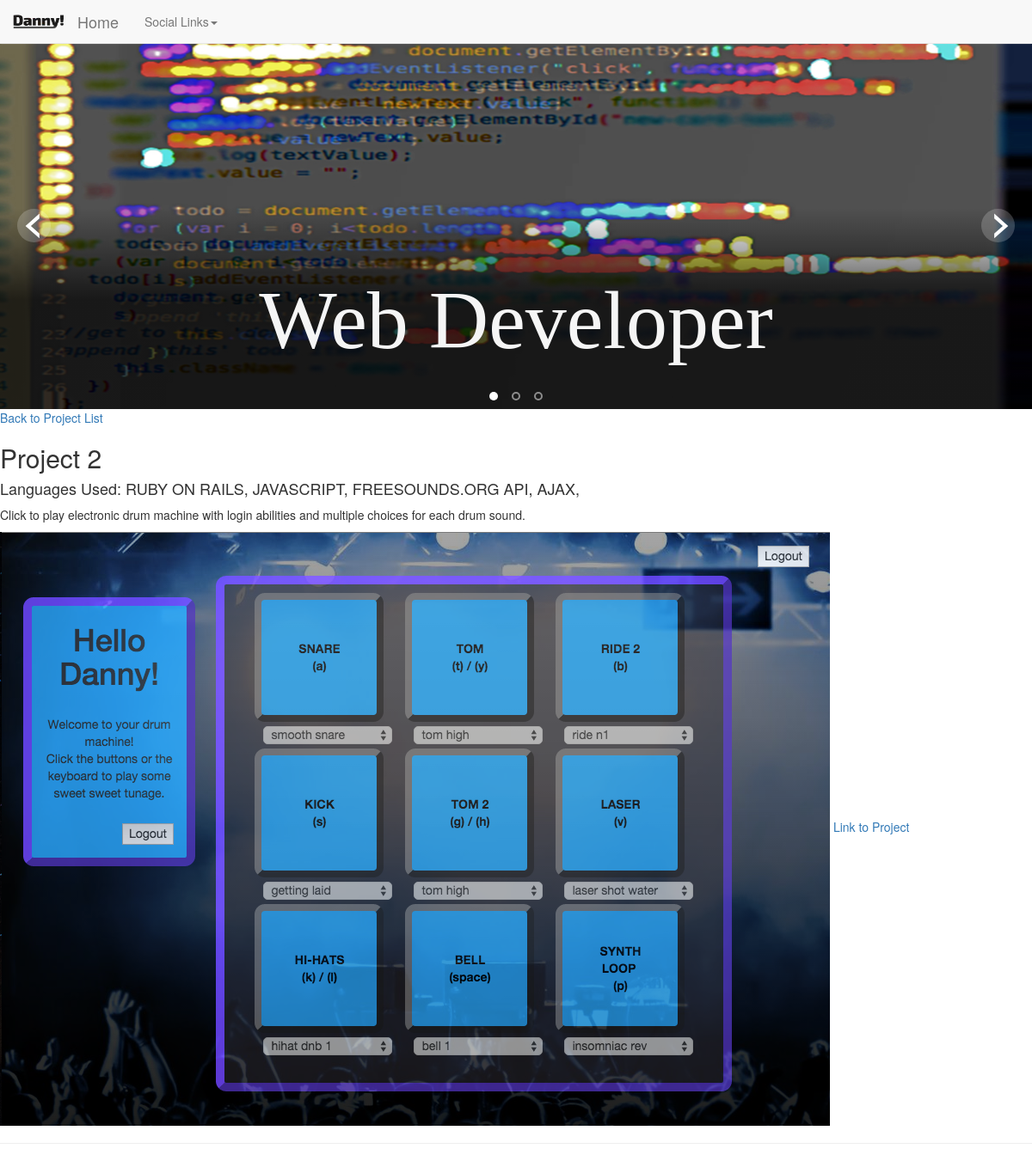
The page /project/1/ on the database as committed earlier.
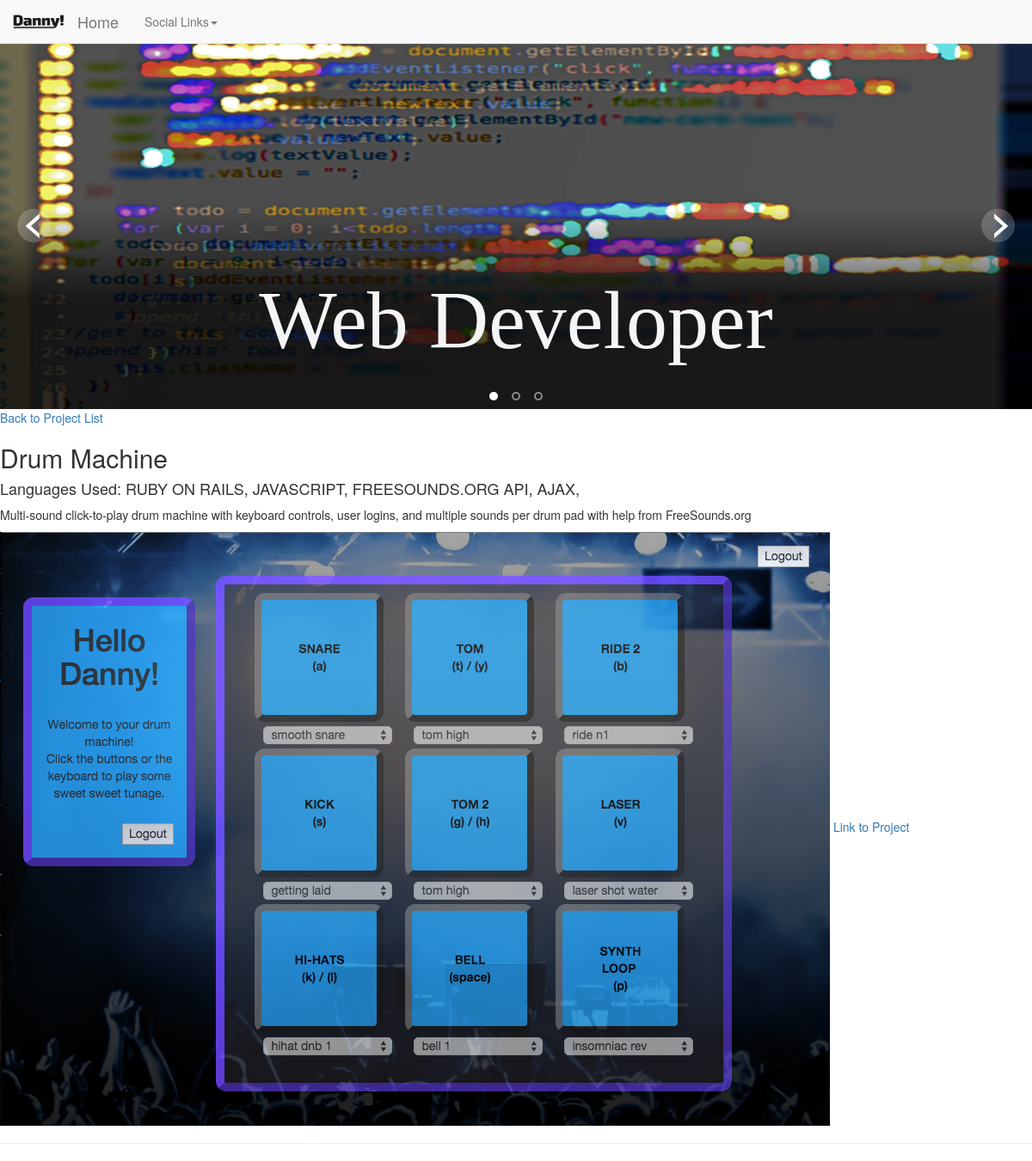
The same page on the database as committed later.
### personalapp/models.py (models this page shows)
class Project(models.Model):
    title = models.CharField(max_length=200)
    languages = models.TextField()
    description = models.TextField()
    project_url = models.URLField(max_length=2000, null=True, blank=True)
    image = models.ImageField(upload_to='images/', null=True, blank=True)

### personalapp/views.py (the view)
# urls.py: url(r'^project/(?P<id>\d+)/', views.project_detail, name='project_detail'),
def project_detail(request, id):
    try:
        project = Project.objects.get(id=id)
    except Project.DoesNotExist:
        raise Http404('This project does not exist')
    return render(request, 'projects/project_detail.html', {
        'project': project,
    })

### personaldjango/templates/projects/project_detail.html
{% extends "base.html" %}
{% block content %}
    <a href="{% url 'index' %}">Back to Project List</a>
    <h2>{{ project.title|capfirst }}</h2>
    <h4>Languages Used: {{project.languages|upper}}</h4>
    <p>{{ project.description }}</p>
    <img src="{{ project.image.url }}" alt="project {{project.id}} picture">
    <a href="{{ project.project_url}}">Link to Project</a>
    <hr class="featurette-divider">
{% endblock %}

Rows that differ between the two databases and show on the page:
changed Project "RUBY ON RAILS, JAVASCRIPT, FREESOUNDS.ORG API, AJAX,": title "Project 2" → "Drum Machine"; description "Click to play electronic drum machine with login abilities and multiple choices for each drum sound." → "Multi-sound click-to-play drum machine with keyboard controls, user logins, and multiple sounds per drum pad with help from FreeSounds.org"
